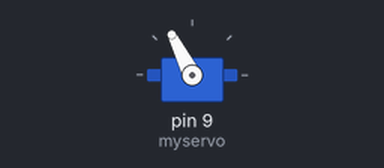
The sketch below on a simulated Arduino Uno, built with avr-gcc and run on an emulated ATmega328P. Parts: servo.

Above: at 0.05 s.
Timing chart, 0 to 3.0 s (numbered marks = the images above):
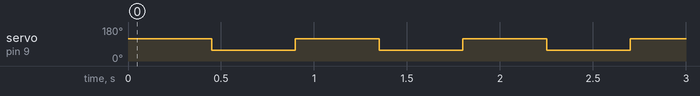

Measured:
- by itself, servo on pin 9 (myservo): alternates 117° for 0.45 s and 57° for 0.45 s

The sketch:

sketch_servo.ino
```cpp
/*
 * Помощник для игры в потапон
 *
 * смысл такой - делаем обвес для геймпада пс4 , (возможно с регулировкой под+ псп)
 * устанавливаем туда микроконтроллер, управляющий 2 серво приводами
 * с 2 плечами каждый, находящийся напротив кнопок геймпада
 * с помощню доп кнопок, управляем не типами барабанов, а самими гимнами
 * тоесть есть кнопка под марш, атаку, защиту и прочея
 * при нажатии определенной кнопки в очередь на нажатия добавляется
 * соответсвующий ритм и сервомоторы соответствующе его набирают уже на самом
 * геймпаде. Для поддержания цепочки. в случаее непоступления следущего гимна,
 * воспроизводим предыдущий. Не вижу смысла добавлять в очередб больше одного
 * Для удобства индиикации можно поставить дисплей или светодиод у соотвествующей кнопки
 * зажигать через сдвиговый регистр.
 *
 * обратная связь не предусмотренна, точность гимнов и цепочки подбираться испытательно.
 *
 *
 */

#include <Servo.h>

Servo myservo;  // create servo object to control a servo
// twelve servo objects can be created on most boards


int sCenter = 87;
// центром будет 90 град, но не факт что при этом "качелька" будет стоять ровно,
//по хорошему надо через поправку, которую учитывать в предельных положениях

int sDegree = 30;
//подобрать по факту установки, от меньшего, до точного нажатия кнопки

int Time = sDegree * 15;
//время для достижения положения, через множитель

void setup() {
  myservo.attach(9);  // attaches the servo on pin 9 to the servo object
}

void loop() {

    myservo.write(sCenter+sDegree);              // tell servo to go to position in variable 'pos'
  delay (Time);
  myservo.write(sCenter-sDegree);
  delay (Time);
}
```
